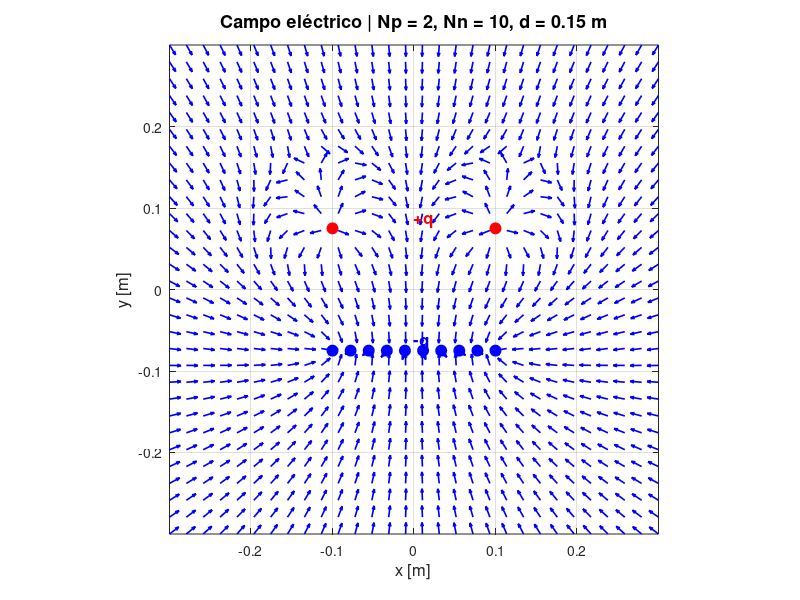

Write MATLAB code to recreate this figure. (Note: this script raises an error after producing the figure.)
    %% Parámetros que puedes cambiar
    q   = 1e-9;    % Carga eléctrica de cada punto [C]
    d   = 0.15;    % Separación entre líneas de carga [m]
    Np  = 2;       % Número de cargas positivas
    Nn  = 10;       % Número de cargas negativas
    Lp  = 0.20;    % Longitud de la línea de cargas positivas [m]
    Ln  = 0.20;    % Longitud de la línea de cargas negativas [m]
    N   = 30;      % Puntos en la malla
    Lim = 0.30;    % Tamaño del espacio simulado [m]
    
    %% Constante de Coulomb
    k = 8.99e9;
    
    %% Creamos la malla de puntos en 2D
    x = linspace(-Lim, Lim, N);
    y = linspace(-Lim, Lim, N);
    [X, Y] = meshgrid(x, y);
    
    %% Posición de cada carga positiva (línea horizontal en y = d/2)
    y_pos = d/2;
    x_pos = zeros(1, Np);
    for i = 1:Np
        x_pos(i) = -Lp/2 + (i-1) * Lp/(Np-1);
    end
    
    %% Posición de cada carga negativa (línea horizontal en y = -d/2)
    y_neg = -d/2;
    x_neg = zeros(1, Nn);
    for j = 1:Nn
        x_neg(j) = -Ln/2 + (j-1) * Ln/(Nn-1);
    end
    
    %% Campo total inicializado en cero
    Ex = zeros(size(X));
    Ey = zeros(size(X));
    
    %% Sumamos el campo eléctrico de cada carga positiva
    for i = 1:Np
        r_pos = sqrt((X - x_pos(i)).^2 + (Y - y_pos).^2);
        r_pos(r_pos < 1e-10) = 1e-10;
        Ex = Ex + k * q * (X - x_pos(i)) ./ r_pos.^3;
        Ey = Ey + k * q * (Y - y_pos) ./ r_pos.^3;
    end
    
    %% Sumamos el campo eléctrico de cada carga negativa
    for j = 1:Nn
        r_neg = sqrt((X - x_neg(j)).^2 + (Y - y_neg).^2);
        r_neg(r_neg < 1e-10) = 1e-10;
        Ex = Ex + k * (-q) * (X - x_neg(j)) ./ r_neg.^3;
        Ey = Ey + k * (-q) * (Y - y_neg) ./ r_neg.^3;
    end
    
    %% Normalizamos para que todas las flechas tengan el mismo tamaño
    E_mag = sqrt(Ex.^2 + Ey.^2);
    E_mag(E_mag == 0) = 1;
    Ex_norm = Ex ./ E_mag;
    Ey_norm = Ey ./ E_mag;
    
    %% Graficamos el campo eléctrico
    figure;
    quiver(X, Y, Ex_norm, Ey_norm, 0.5, 'b', 'LineWidth', 1.2);
    hold on;
    
    %% Marcamos la posición de cada carga positiva
    for i = 1:Np
        plot(x_pos(i), y_pos, 'ro', 'MarkerSize', 8, 'MarkerFaceColor', 'r');
    end
    text(0, y_pos + 0.01, '+q', 'FontSize', 12, 'Color', 'r', 'FontWeight', 'bold');
    
    %% Marcamos la posición de cada carga negativa
    for j = 1:Nn
        plot(x_neg(j), y_neg, 'bo', 'MarkerSize', 8, 'MarkerFaceColor', 'b');
    end
    text(0, y_neg + 0.01, '-q', 'FontSize', 12, 'Color', 'b', 'FontWeight', 'bold');
    
    %% Formato de la figura
    title(sprintf('Campo eléctrico | Np = %d, Nn = %d, d = %.2f m', Np, Nn, d), 'FontSize', 13);
    xlabel('x [m]', 'FontSize', 12);
    ylabel('y [m]', 'FontSize', 12);
    axis equal;
    axis([-Lim Lim -Lim Lim]);
    grid on;
    hField = findobj(gca, 'Type', 'Quiver'); % campo eléctrico (flechas)
    hPos   = findobj(gca, 'Type', 'Line', '-and', 'Marker', 'o', 'MarkerFaceColor', 'r'); % cargas +q
    hNeg   = findobj(gca, 'Type', 'Line', '-and', 'Marker', 'o', 'MarkerFaceColor', 'b'); % cargas -q
    legend([hField(1), hPos(1), hNeg(1)], {'Campo eléctrico', 'Carga +q', 'Carga -q'}, 'Location', 'northeast');
    hold off;
    
    %% SAVE SVG
    saveas(gcf, 'casoDos-DiezQuince.svg');
